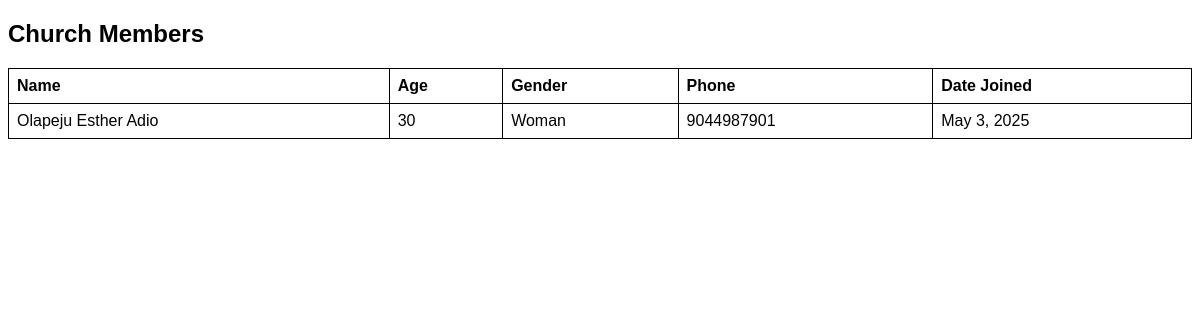
Screenshot of /print-members/ with the database file from the repository.
### church_app/models.py (models this page shows, shortened)
class Member(models.Model):
    GENDER_CHOICES = [
        ('Man', 'Man'),
        ('Woman', 'Woman'),
        ('Child', 'Child'),
    ]
    first_name = models.CharField(max_length=100)
    last_name = models.CharField(max_length=100)
    age = models.PositiveIntegerField()  # Changed to prevent negative values
    gender = models.CharField(max_length=10, choices=GENDER_CHOICES)
    phone = models.CharField(max_length=15)  # Ensures no duplicate phone numbers
    address = models.TextField()
    date_joined = models.DateField(auto_now_add=True)

### church_app/views.py (the view)
# urls.py: path('print-members/', views.print_members, name='print_members'),
def print_members(request):
    members = Member.objects.all()
    return render(request, "print_members.html", {"members": members})

### church_app/templates/print_members.html (shortened to what this page needs)
<!DOCTYPE html>
<html lang="en">
<head>
</head>
<body>
<div id="print-section">
    <h2>Church Members</h2>
    <table>
        <thead>
            <tr>
                <th>Name</th>
                <th>Age</th>
                <th>Gender</th>
                <th>Phone</th>
                <th>Date Joined</th>
            </tr>
        </thead>
        <tbody>
            {% for member in members %}
            <tr>
                <td>{{ member.first_name }} {{ member.last_name }}</td>
                <td>{{ member.age }}</td>
                <td>{{ member.gender }}</td>
                <td>{{ member.phone }}</td>
                <td>{{ member.date_joined }}</td>
            </tr>
            {% endfor %}
        </tbody>
    </table>
</div>
</body>
</html>

### church_app/templates/print_members.html (style rules this page uses)
body { font-family: Arial, sans-serif; }
table { width: 100%; border-collapse: collapse; }
th, td { border: 1px solid black; padding: 8px; text-align: left; }

### rows the page displays
Member: first_name "Olapeju Esther", last_name "Adio", age "30", gender "Woman", phone "9044987901", date_joined "May 3, 2025"
